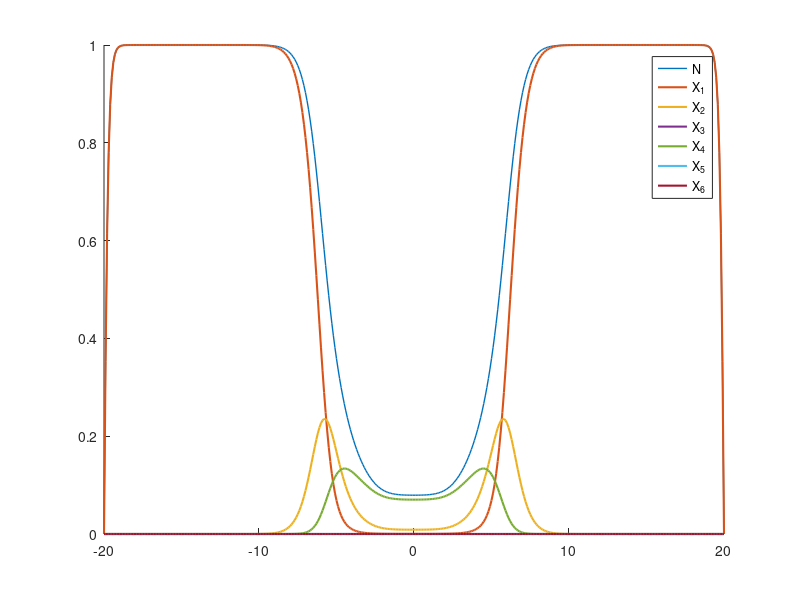

MATLAB code to generate this figure: (Note: this script raises an error after producing the figure.)
% function data=finitedifference1d(D,beta)
D=0.1;beta=5;
dx=0.1;dt=.01;
x=-20:dx:20;t=0:dt:50;
gamma=beta-1;
lambda=beta-1;
s=1;ss=0;
X1=zeros(length(t),length(x));
X2=zeros(length(t),length(x));
X3=zeros(length(t),length(x));
X4=zeros(length(t),length(x));
X5=zeros(length(t),length(x));
X6=zeros(length(t),length(x));


%initial condition
N0=lambda/gamma;
xx=x>=-5 & x<=5;
X1(1,:)=N0-0.8*N0*xx;
X2(1,:)=0.8*N0*xx;


%boundary condition
X1(:,1)=0;
X1(:,end)=0;

for n=2:length(t)
    N=X1(n-1,2:end-1)+X2(n-1,2:end-1)+X3(n-1,2:end-1)+X4(n-1,2:end-1)+X5(n-1,2:end-1)+X6(n-1,2:end-1);
%     N(N==0)=1;
    X1(n,2:end-1)=X1(n-1,2:end-1)+dt/(dx)^2*D*(X1(n-1,3:end)-2*X1(n-1,2:end-1)+X1(n-1,1:end-2))+ ...
        dt*(lambda./N.*(X1(n-1,2:end-1).*(X1(n-1,2:end-1)+(X2(n-1,2:end-1)*1/4+X3(n-1,2:end-1)*1/2)*(1-s)*(1+(1-ss)^2))+ ...
        (1-s)^2*(1-ss)^2*(X2(n-1,2:end-1)*1/4+X3(n-1,2:end-1)*1/2).^2)-gamma*N.*X1(n-1,2:end-1));
    X2(n,2:end-1)=X2(n-1,2:end-1)+dt/(dx)^2*D*(X2(n-1,3:end)-2*X2(n-1,2:end-1)+X2(n-1,1:end-2))+ ...
        dt*(lambda./N.*(X1(n-1,2:end-1).*(X2(n-1,2:end-1)*(1/4*(1+s)*(1-ss)+1/4*(1+s)+1/2*(1-s)*ss*(1-ss))+ ...
        X3(n-1,2:end-1)*(1/2*s*(1-ss)+1/2*s+(1-s)*ss*(1-ss))+X4(n-1,2:end-1)+X5(n-1,2:end-1)*1/2*(1+s)+X6(n-1,2:end-1)*s)+...
        (1-s)*(1-ss)*X2(n-1,2:end-1).*(X2(n-1,2:end-1)*(1/4*(1+s)+1/4*(1-s)*ss)+ ...
        X3(n-1,2:end-1)*(1/2*(1+2*s)+(1-s)*ss)+X4(n-1,2:end-1)*1/4+X5(n-1,2:end-1)*(1/4*(1+s)+1/4*(1-s)*ss)+ ...
        X6(n-1,2:end-1)*(1/4*(1+2*s)+1/2*(1-s)*ss)))-gamma*N.*X2(n-1,2:end-1));
    X3(n,2:end-1)=X3(n-1,2:end-1)+dt/(dx)^2*D*(X3(n-1,3:end)-2*X3(n-1,2:end-1)+X3(n-1,1:end-2))+ ...
        dt*((1-s)*lambda./N.*(X1(n-1,2:end-1).*(X2(n-1,2:end-1)*(1/4*(1-ss)^2+1/4)+ ...
        X3(n-1,2:end-1)*(1/2*(1-ss)^2+1/2)+X5(n-1,2:end-1)*1/2+X6(n-1,2:end-1))+...
        (1-s)*(1-ss)^2*X2(n-1,2:end-1).*(X2(n-1,2:end-1)*1/8+X3(n-1,2:end-1)*1/2+X5(n-1,2:end-1)*1/8+X6(n-1,2:end-1)*1/4)+ ...
        (1-s)*(1-ss)^2*X3(n-1,2:end-1).*(X3(n-1,2:end-1)*1/2+X5(n-1,2:end-1)*1/4+X6(n-1,2:end-1)*1/2))-gamma*N.*X3(n-1,2:end-1));
    X4(n,2:end-1)=X4(n-1,2:end-1)+dt/(dx)^2*D*(X4(n-1,3:end)-2*X4(n-1,2:end-1)+X4(n-1,1:end-2))+ ...
        dt*(lambda./N.*X2(n-1,2:end-1).*(X2(n-1,2:end-1)/16*(1+s+(1-s)*ss)^2+ ...
        X3(n-1,2:end-1)*(1/4*(1+2*s)*(1-s)*ss+1/4*s*(1+s)+1/4*(1-s)^2*ss^2)+ ...
        X4(n-1,2:end-1)*1/4*(1+s+(1-s)*ss)+X5(n-1,2:end-1)*1/8*(1+s+(1-s)*ss)^2+ ...
        X6(n-1,2:end-1)*(1/4*(1+2*s)*(1-s)*ss+1/4*s*(1+s)+1/4*(1-s)^2*ss^2)+ ...
        X3(n-1,2:end-1).*(X3(n-1,2:end-1)*1/4*(s+(1-s)*ss)^2+X4(n-1,2:end-1)*1/2*(s+(1-s)*ss)+ ...
        X5(n-1,2:end-1)*(1/4*(1+2*s)*(1-s)*ss+1/4*s*(1+s)+1/4*(1-s)^2*ss^2)+X6(n-1,2:end-1)*1/2*(s+(1-s)*ss)^2))-gamma*N.*X4(n-1,2:end-1));
    X5(n,2:end-1)=X5(n-1,2:end-1)+dt/(dx)^2*D*(X5(n-1,3:end)-2*X5(n-1,2:end-1)+X5(n-1,1:end-2))+ ...
        dt*((1-s)*(1-ss)*lambda./N.*(X2(n-1,2:end-1).*(X2(n-1,2:end-1)*(1/8*(1-s)*ss+1/8*(1+s))+ ...
        X3(n-1,2:end-1)*(1/2*(1-s)*ss+1/4*(1+2*s))+X4(n-1,2:end-1)*1/4+X5(n-1,2:end-1)*(1/4*(1+s)+1/4*(1-s)*ss)+ ...
        X6(n-1,2:end-1)*(1/4*(1+2*s)+1/2*(1-s)*ss))+ ...
        X3(n-1,2:end-1).*(X3(n-1,2:end-1)*(1/2*(1-s)*ss+1/2*s)+X4(n-1,2:end-1)*1/2+X5(n-1,2:end-1)*(1/4*(1+2*s)+1/2*(1-s)*ss)+ ...
        X6(n-1,2:end-1)*(s+(1-s)*ss)))-gamma*N.*X5(n-1,2:end-1));
    X6(n,2:end-1)=X6(n-1,2:end-1)+dt/(dx)^2*D*(X6(n-1,3:end)-2*X6(n-1,2:end-1)+X6(n-1,1:end-2))+ ...
        dt*((1-s)^2*(1-ss)^2*lambda./N.*(X2(n-1,2:end-1).*(X2(n-1,2:end-1)/16+X3(n-1,2:end-1)/8+X5(n-1,2:end-1)/8+ ...
        X6(n-1,2:end-1)/4)+X3(n-1,2:end-1).*(X3(n-1,2:end-1)/4+X5(n-1,2:end-1)/4+X6(n-1,2:end-1)/2))-gamma*N.*X6(n-1,2:end-1));
end

figure
t=10;
hold on
plot(x,X1(t/dt,:)+X2(t/dt,:)+X3(t/dt,:)+X4(t/dt,:)+X5(t/dt,:)+X6(t/dt,:),'LineWidth',1)
plot(x,X1(t/dt,:),'LineWidth',1.5)
plot(x,X2(t/dt,:),'LineWidth',1.5)
plot(x,X3(t/dt,:),'LineWidth',1.5)
plot(x,X4(t/dt,:),'LineWidth',1.5)
plot(x,X5(t/dt,:),'LineWidth',1.5)
plot(x,X6(t/dt,:),'LineWidth',1.5)
lgd=legend('N','X_{1}','X_{2}','X_{3}','X_{4}','X_{5}','X_{6}')
lgd.FontSize=9;
xlabel('x-position','FontSize',10)
ylabel('Genotype Frequency','FontSize',10)

q=(X2/2+X3/2+X4+X5+X6)./(X1+X2+X3+X4+X5+X6);
figure
hold on
plot(x,q(1,:),'LineWidth',1.5)
plot(x,q(10/dt,:),'LineWidth',1.5)
plot(x,q(20/dt,:),'LineWidth',1.5)
plot(x,q(30/dt,:),'LineWidth',1.5)
plot(x,q(40/dt,:),'LineWidth',1.5)
plot(x,q(50/dt,:),'LineWidth',1.5)
lgd=legend('t=0','t=10','t=20','t=30','t=40','t=50')
lgd.FontSize=10;
xlabel('x-position','FontSize',10)
ylabel('Drive alle Frequency','FontSize',10)